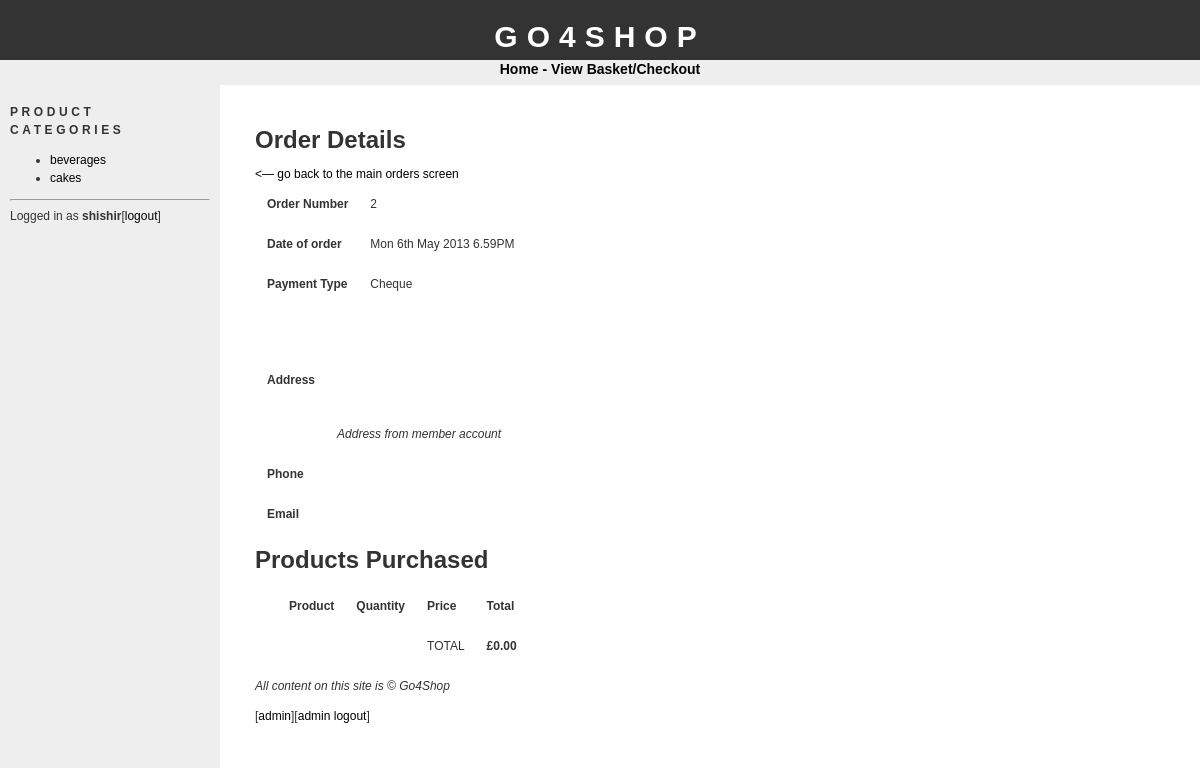
Page /adminorderdetails.php?id=2 (signed in) on the committed database.
### tables this page shows
CREATE TABLE IF NOT EXISTS `categories` (
  `id` tinyint(4) NOT NULL AUTO_INCREMENT,
  `name` varchar(100) NOT NULL,
  PRIMARY KEY (`id`)
);

CREATE TABLE IF NOT EXISTS `orders` (
  `id` int(11) NOT NULL AUTO_INCREMENT,
  `customer_id` int(11) NOT NULL,
  `registered` int(11) NOT NULL,
  `delivery_add_id` int(11) NOT NULL,
  `payment_type` int(11) NOT NULL,
  `date` datetime NOT NULL,
  `status` tinyint(4) NOT NULL,
  `session` varchar(100) NOT NULL,
  `total` float NOT NULL,
  PRIMARY KEY (`id`)
);

### config.php (called while the page is built, shortened)
<?php
$config_basedir = "http://localhost/go4shop/";
?>

### functions.php (called while the page is built, shortened)
<?php
function pf_validate_number($value, $function, $redirect) {
if(isset($value) == TRUE) {
if(@$error == 1) {
header("Location: " . $redirect);
}
else {
$final = $value;
}
}
return $final;
}
?>

### adminorderdetails.php (the view, shortened to what this page needs)
<?php
require("config.php");
require("functions.php");
$validid = pf_validate_number($_GET['id'],"redirect", $config_basedir . "adminorders.php");
require("header.php");
echo "<h1>Order Details</h1>";
echo "<a href='adminorders.php'><— go back to the main orders screen</a>";
$ordsql = "SELECT * from orders WHERE id = " . $validid;
$ordres = mysql_query($ordsql);
$ordrow = mysql_fetch_assoc($ordres);
echo "<table cellpadding=10>";
echo "<tr><td><strong>Order Number</strong></td><td>" . $ordrow['id'] . "</td>";
echo "<tr><td><strong>Date of order</strong></td><td>" . date('D jS F Y g.iA',strtotime($ordrow['date'])) . "</td>";
echo "<tr><td><strong>Payment Type</strong></td><td>";
if($ordrow['payment_type'] == 1)
{
echo "PayPal";
}
else
{
echo "Cheque";
}
echo "</td>";
echo "</table>";
if($ordrow['delivery_add_id'] == 0)
{
$addsql = "SELECT * FROM customers WHERE id = " . $ordrow['customer_id'];
$addres = mysql_query($addsql);
}
else
{
$addsql = "SELECT * FROM delivery_addresses WHERE id = " . $ordrow['delivery_add_id'];
$addres = mysql_query($addsql);
}
$addrow = mysql_fetch_assoc($addres);
echo "<table cellpadding=10>";
echo "<tr>";
echo "<td><strong>Address</strong></td>";
echo "<td>" . $addrow['forname'] . " ". $addrow['surname'] . "<br>";
echo $addrow['add1'] . "<br>";
echo $addrow['add2'] . "<br>";
echo $addrow['add3'] . "<br>";
echo $addrow['postcode'] . "<br>";
echo "<br>";
if($ordrow['delivery_add_id'] == 0)
{
echo "<i>Address from member account</i>";
}
else
{
echo "<i>Different delivery address</i>";
}
echo "</td></tr>";
echo "<tr><td><strong>Phone</strong></td><td>". $addrow['phone'] . "</td></tr>";
echo "<tr><td><strong>Email</strong></td><td><a href='mailto:" . $addrow['email'] . "'>". $addrow['email'] . "</a></td></tr>";
echo "</table>";
echo "<h1>Products Purchased</h1>";
echo "<table cellpadding=10>";
echo "<th></th>";
echo "<th>Product</th>";
echo "<th>Quantity</th>";
echo "<th>Price</th>";
echo "<th>Total</th>";
echo "<tr>";
echo "<td></td>";
echo "<td></td>";
echo "<td></td>";
echo "<td>TOTAL</td>";
echo "<td><strong>&pound;" . sprintf('%.2f', $total). "</strong></td>";
echo "</tr>";
echo "</table>";
require("footer.php");
?>

### bar.php
<h1>Product Categories</h1>
<ul>
<?php
$catsql = "SELECT * FROM categories;";
$catres = mysql_query($catsql);
while($catrow = mysql_fetch_assoc($catres))
{
echo "<li><a href='" . $config_basedir. "products.php?id=" . $catrow['id'] . "'>". $catrow['name'] . "</a></li>";
}
?>
</ul>

### css/stylesheet.css (style rules this page uses)
body { font-family: "trebuchet ms", verdana, sans-serif; font-size: 12px; line-height: 1.5em; color: #333; background: #ffffff; margin: 0; padding: 0; text-align: center; width: 100%; }
a:link { text-decoration: none; color: #000; }
#bar h1 { font-size: 12px; text-transform: uppercase; letter-spacing: 0.3em; }

### rows in the picture
categories: name "beverages"
categories: name "cakes"
orders: id "2", date "Mon 6th May 2013 6.59PM"

### other values in the picture
$config_sitename "GO4SHOP"
$_SESSION['SESS_USERNAME'] "shishir"
$total "0.00"
$config_sitename "Go4Shop"
